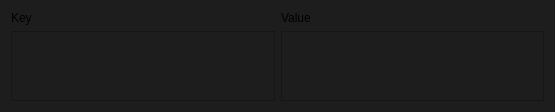
<?xml version="1.0" encoding="UTF-8"?>
<ui version="4.0">
 <class>CacheManagerWidget</class>
 <widget class="QWidget" name="CacheManagerWidget">
  <property name="geometry">
   <rect>
    <x>0</x>
    <y>0</y>
    <width>555</width>
    <height>99</height>
   </rect>
  </property>
  <property name="windowTitle">
   <string>Cache Manager</string>
  </property>
  <property name="styleSheet">
   <string notr="true">background-color: rgb(29, 29, 29);
</string>
  </property>
  <layout class="QVBoxLayout" name="verticalLayout_3">
   <item>
    <layout class="QVBoxLayout" name="verticalLayout_2">
     <item>
      <layout class="QHBoxLayout" name="horizontalLayout_2">
       <item>
        <widget class="QLabel" name="label">
         <property name="text">
          <string>Key</string>
         </property>
        </widget>
       </item>
       <item>
        <widget class="QLabel" name="label_2">
         <property name="text">
          <string>Value</string>
         </property>
        </widget>
       </item>
      </layout>
     </item>
     <item>
      <layout class="QHBoxLayout" name="horizontalLayout">
       <item>
        <widget class="QPlainTextEdit" name="plainTextEdit"/>
       </item>
       <item>
        <widget class="QPlainTextEdit" name="plainTextEdit_2"/>
       </item>
      </layout>
     </item>
    </layout>
   </item>
  </layout>
 </widget>
 <resources/>
 <connections/>
</ui>
